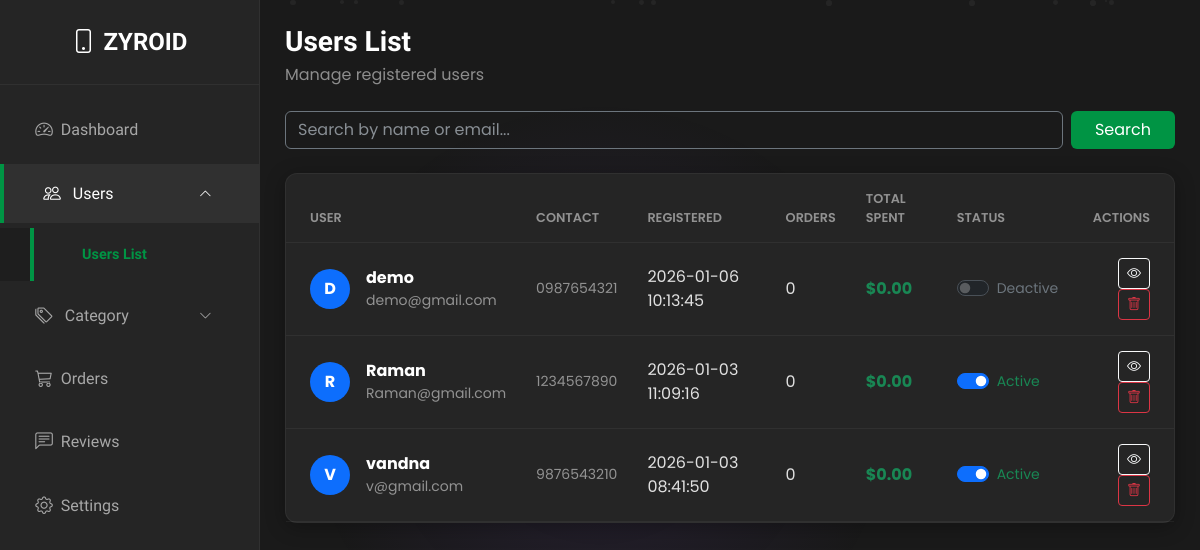
Page /admin/customers.php (signed in) on the committed database.
### tables this page shows
CREATE TABLE `tb_users` (
  `id` int(11) NOT NULL,
  `user` varchar(255) NOT NULL,
  `email` varchar(255) NOT NULL,
  `phone` varchar(255) NOT NULL,
  `pass` varchar(255) NOT NULL,
  `con_pass` varchar(255) NOT NULL,
  `registor_time` timestamp NOT NULL DEFAULT current_timestamp() ON UPDATE current_timestamp(),
  `orders` varchar(255) NOT NULL,
  `total spent` varchar(255) NOT NULL,
  `user_images` varchar(255) NOT NULL,
  `user_id` varchar(11) NOT NULL,
  `token` varchar(255) NOT NULL,
  `user_status` int(11) NOT NULL COMMENT '1 Active = 2 deactive'
);

### admin/customers.php (the view, shortened to what this page needs)
<?php
include('../db_config.php');
$current_page = basename($_SERVER['PHP_SELF']);
$search = "";
$where_clause = "";
$limit = 7;
$page = isset($_GET['page']) ? (int) $_GET['page'] : 1;
$offset = ($page - 1) * $limit;
$qr = "SELECT * FROM tb_users $where_clause ORDER BY id DESC LIMIT $offset, $limit";
$res = mysqli_query($con, $qr);
?>
<!DOCTYPE html>
<html lang="en" data-bs-theme="dark">
<head>
    <link href="https://cdn.jsdelivr.net/npm/bootstrap@5.3.0/dist/css/bootstrap.min.css" rel="stylesheet">
    <link rel="stylesheet" href="https://cdn.jsdelivr.net/npm/bootstrap-icons@1.10.5/font/bootstrap-icons.css">
</head>
<body>
    <div id="particles"></div>
    <nav id="sidebar" class="sidebar">
        <a href="dashboard.php" class="sidebar-brand"><i class="bi bi-phone me-2"></i>ZYROID</a>
        <ul class="nav flex-column mt-3">
            <li class="nav-item">
                <a class="nav-link <?php echo ($current_page == 'dashboard.php') ? 'active' : ''; ?>" href="dashboard.php">
                    <i class="bi bi-speedometer2 me-2"></i> <span>Dashboard</span>
                </a>
            </li>
            <li class="nav-item has-submenu">
                <a class="nav-link <?php echo in_array($current_page, ['customers.php', 'customers-detail.php']) ? 'active' : 'collapsed'; ?> d-flex gap-1 align-items-center"
                    href="#customerSubmenu" data-bs-toggle="collapse" role="button" aria-expanded="<?php echo in_array($current_page, ['customers.php', 'customers-detail.php']) ? 'true' : 'false'; ?>"
                    aria-controls="customerSubmenu">
                    <i class="bi bi-people me-2"></i> <span>Users</span>
                    <i class="bi bi-chevron-down ms-auto"></i>
                </a>
                <div class="collapse <?php echo in_array($current_page, ['customers.php', 'customers-detail.php']) ? 'show' : ''; ?>" id="customerSubmenu">
                    <ul class="submenu flex-column">
                        <li class="nav-item">
                            <a class="nav-link <?php echo ($current_page == 'customers.php' || $current_page == 'customers-detail.php') ? 'active' : ''; ?>" href="customers.php">Users List</a>
                        </li>
                    </ul>
                </div>
            </li>
            <li class="nav-item has-submenu">
                <?php $cat_pages = ['latest_products.php', 'iphone_products.php', 'android_products.php', 'gaming_products.php', 'accessories.php', 'edit_products.php']; ?>
                <a class="nav-link <?php echo in_array($current_page, $cat_pages) ? 'active' : 'collapsed'; ?> d-flex gap-1 align-items-center" href="#category"
                    data-bs-toggle="collapse" role="button" aria-expanded="<?php echo in_array($current_page, $cat_pages) ? 'true' : 'false'; ?>" aria-controls="category">
                    <i class="bi bi-tags me-2"></i> <span>Category</span>
                    <i class="bi bi-chevron-down ms-auto"></i>
                </a>
            </li>
            <li class="nav-item">
                <a class="nav-link <?php echo ($current_page == 'orders.php' || $current_page == 'order_edit.php') ? 'active' : ''; ?>" href="orders.php">
                    <i class="bi bi-cart3 me-2"></i> <span>Orders</span>
                </a>
            </li>
            <li class="nav-item">
                <a class="nav-link <?php echo ($current_page == 'customer_review.php') ? 'active' : ''; ?>" href="customer_review.php">
                    <i class="bi bi-chat-left-text me-2"></i> <span>Reviews</span>
                </a>
            </li>
            <li class="nav-item">
                <a class="nav-link <?php echo ($current_page == 'settings.php') ? 'active' : ''; ?>" href="settings.php">
                    <i class="bi bi-gear me-2"></i> <span>Settings</span>
                </a>
            </li>
        </ul>
    </nav>
    <div class="main-content">
        <div class="d-flex flex-wrap justify-content-between align-items-center mb-4 gap-3">
            <div class="d-flex align-items-center">
                <div>
                    <h2 class="h3 fw-bold mb-1">Users List</h2>
                    <p class="text-white-50 mb-0">Manage registered users</p>
                </div>
            </div>
        </div>
        <form method="GET" class="d-flex gap-2 mb-4">
            <input type="text" name="search" class="form-control bg-transparent text-white border-secondary"
                placeholder="Search by name or email..." value="<?= htmlspecialchars($search) ?>">
            <button type="submit" class="btn btn-primary px-4">Search</button>
        </form>
        <div class="card">
            <div class="card-body p-0">
                <div class="table-responsive">
                    <table class="table table-custom mb-0 table-hover">
                        <thead>
                            <tr>
                                <th class="ps-4">User</th>
                                <th>Contact</th>
                                <th>Registered</th>
                                <th>Orders</th>
                                <th>Total Spent</th>
                                <th>Status</th>
                                <th class="text-end pe-4">Actions</th>
                            </tr>
                        </thead>
                        <tbody>
                            <?php
                            while ($data = mysqli_fetch_assoc($res)) {
                                $stats_query = "SELECT COUNT(*) as total_orders, SUM(amount) as total_spent FROM tb_orders WHERE email = '" . mysqli_real_escape_string($con, $data['email']) . "'";
                                $stats_res = mysqli_query($con, $stats_query);
                                $stats_data = mysqli_fetch_assoc($stats_res);
                                $total_orders = $stats_data['total_orders'] ?? 0;
                                $total_spent = $stats_data['total_spent'] ?? 0;
                                $user_status = $data['user_status'] ?? 1;
                                ?>
                                <tr>
                                    <td class="ps-4">
                                        <div class="d-flex align-items-center">
                                            <?php if (!empty($data['user_images'])): ?>
                                                <img src="../admin/user_images/<?= htmlspecialchars($data['user_images']) ?>"
                                                    class="avatar me-3" alt="user">
                                            <?php else: ?>
                                                <div class="avatar bg-primary me-3">
                                                    <?= strtoupper(substr($data['user'], 0, 1)) ?></div>
                                            <?php endif; ?>
                                            <div>
                                                <div class="fw-bold text-white"><?= htmlspecialchars($data["user"]) ?></div>
                                                <div class="small text-white-50"><?= htmlspecialchars($data["email"]) ?>
                                                </div>
                                            </div>
                                        </div>
                                    </td>
                                    <td>
                                        <div class="small text-white-50"><?= htmlspecialchars($data["phone"]) ?></div>
                                    </td>
                                    <td><?= htmlspecialchars($data["registor_time"]) ?></td>
                                    <td><?= $total_orders ?></td>
                                    <td class="text-success fw-bold">$<?= number_format($total_spent, 2) ?></td>
                                    <td>
                                        <div class="form-check form-switch">
                                            <input class="form-check-input" type="checkbox" role="switch"
                                                onclick="window.location.href='customers.php?uid=<?= $data['id'] ?>&val=<?= ($user_status == 1) ? 0 : 1 ?>'"
                                                <?= ($user_status == 1) ? 'checked' : '' ?> style="cursor: pointer;">
                                            <label
                                                class="form-check-label small <?= ($user_status == 1) ? 'text-success' : 'text-secondary' ?>"><?= ($user_status == 1) ? 'Active' : 'Deactive' ?></label>
                                        </div>
                                    </td>
                                    <td class="text-end pe-4">
                                        <a href="customers-detail.php?det=<?= $data['id'] ?>"
                                            class="btn btn-sm btn-outline-light text-decoration-none"><i
                                                class="bi bi-eye"></i></a>
                                        <a href="customers-delete.php?did=<?= $data['id'] ?>"
                                            class="btn btn-sm btn-outline-danger text-decoration-none"
                                            onclick="return confirm('Are you sure you want to delete this user?')"><i
                                                class="bi bi-trash"></i></a>
                                    </td>
                                </tr>
                                <?php
                            }
                            ?>
                        </tbody>
                    </table>
                </div>
            </div>
        </div>
    </div>
</body>
</html>

### admin/customers.php (style rules this page uses)
:root { --sidebar-width: 260px; --primary-color: #009444; --bg-body: #1a1a1a; --text-main: #ffffff; --bg-surface: rgb(37 37 37); --border-color: rgba(255, 255, 255, 0.05); --glass-border: rgba(255, 255, 255, 0.08); --transition: all 0.4s cubic-bezier(0.165, 0.84, 0.44, 1); --font-head: 'Rajdhani', sans-serif; --font-body: 'Poppins', sans-serif; }
body { background: var(--bg-body); background-attachment: fixed; font-family: var(--font-body); color: #fff; min-height: 100vh; }
.sidebar { width: var(--sidebar-width); height: 100vh; position: fixed; top: 0; left: 0; background: var(--bg-surface); border-right: 1px solid rgba(255, 255, 255, 0.05); z-index: 1000; overflow-y: auto; transition: all 0.3s ease; transform: translateX(0); white-space: nowrap; overflow-x: hidden; }
.sidebar-brand { padding: 1.5rem; color: #fff; font-size: 1.5rem; text-align: center; font-weight: bold; text-decoration: none; display: block; border-bottom: 1px solid rgba(255, 255, 255, 0.05); font-family: var(--font-head); }
.nav-link { color: rgba(255, 255, 255, 0.6); margin-bottom: 5px; padding: 16px 2.2rem; display: flex; align-items: center; transition: all 0.2s; font-family: var(--font-head); }
ul { list-style-type: none; margin-bottom: 5px; }
.nav-link:hover, .nav-link.active { color: #fff; background: rgba(255, 255, 255, 0.05); border-left: 4px solid var(--primary-color); }
.nav-link i { margin-right: 12px; font-size: 1.1rem; }
.main-content { margin-left: var(--sidebar-width); padding: 25px; transition: all 0.3s ease; }
.nav-link i.bi-chevron-down { font-size: 0.8rem; transition: transform 0.3s; }
.nav-link[aria-expanded="true"] i.bi-chevron-down { transform: rotate(180deg); }
.submenu { background: rgba(0, 0, 0, 0.2); padding-left: 0; list-style: none; }
.submenu .nav-link { padding-left: 3rem; font-size: 0.9rem; margin: 0 0 5px 30px; }
.submenu .nav-link.active { color: var(--primary-color); background: #252525; border-left: 4px solid var(--primary-color); font-weight: bold; }
.card { background: var(--bg-surface); border: 1px solid var(--border-color); box-shadow: 0 4px 20px rgba(0, 0, 0, 0.3); border-radius: 12px; }
.table-custom { --bs-table-bg: transparent; --bs-table-color: #e0e0e0; border-color: rgba(255, 255, 255, 0.05); }
.table-custom th { font-weight: 600; text-transform: uppercase; font-size: 0.8rem; color: rgba(255, 255, 255, 0.5); border-bottom: 1px solid rgba(255, 255, 255, 0.05); padding: 15px; }
.table-custom td { vertical-align: middle; padding: 15px; border-bottom: 1px solid rgba(255, 255, 255, 0.05); }
.avatar { width: 40px; height: 40px; border-radius: 50%; display: flex; align-items: center; justify-content: center; font-weight: bold; color: #fff; }
.btn-primary { background: var(--primary-color); border: none; }
.main-content { animation: fadeInUp 0.6s ease-out forwards; }
#particles { position: fixed; top: 0; left: 0; width: 100%; height: 100%; z-index: 0; pointer-events: none; }
.main-content { position: relative; z-index: 1; }
h1, h2, h3, h4, h5, h6 { font-family: var(--font-head); }

### rows in the picture
tb_users: user "D", user "demo", email "demo@gmail.com", phone "0987654321", registor_time "2026-01-06 10:13:45", total_orders "0", total_spent "0.00", shows "Deactive"
tb_users: user "R", user "Raman", email "Raman@gmail.com", phone "1234567890", registor_time "2026-01-03 11:09:16", total_orders "0", total_spent "0.00", user_status "☑", shows "Active"
tb_users: user "V", user "vandna", email "v@gmail.com", phone "9876543210", registor_time "2026-01-03 08:41:50", total_orders "0", total_spent "0.00", user_status "☑", shows "Active"
